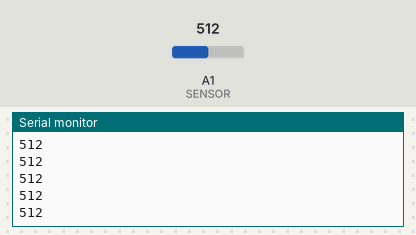
This sketch was run on a simulated Arduino Uno, built with avr-gcc and run on an emulated ATmega328P. Shown: the last lines printed to the serial monitor. The test bench sets the inputs (shaded band); at power-on: A1 (SENSOR) = 512.

Above: at 1.2 s.
1.3 s: A1 (SENSOR) set to 716
At 2.0 s:
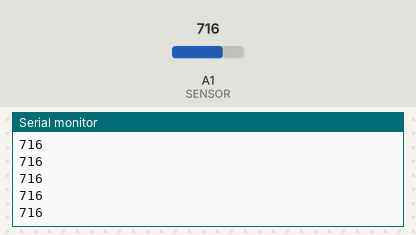
2.8 s: A1 (SENSOR) set to 900
At 3.5 s:
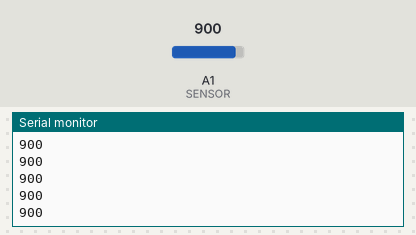
Timing chart, 0 to 5.8 s (numbered marks = the images above; inputs shaded):
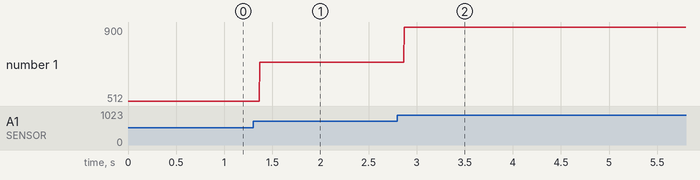

Measured:
- after the input at 1.3 s, the serial monitor: prints a new line after 0.07 s (image 1)
- after the input at 2.8 s, the serial monitor: prints a new line after 0.07 s (image 2)
- plotted number 1: 512 → 716 after the input at 1.3 s, 716 → 900 after the input at 2.8 s

The sketch:

BasicSensor.ino
```cpp
#define SENSOR A1

const int threshold = 300;  // TODO: mål og sæt according hvornår bolden skal detectes.
const int POINTS = 100;
int score = 0;

void setup() {
    Serial.begin(9600);
    pinMode(SENSOR, INPUT);
}

void loop() {
    // Serial.println(score);
    Read();
}

bool Read() {
    int sense = analogRead(SENSOR);
    Serial.println(sense);
    if(sense < threshold) {
        score += POINTS;
        return true;
    }
    return false;
}
```
